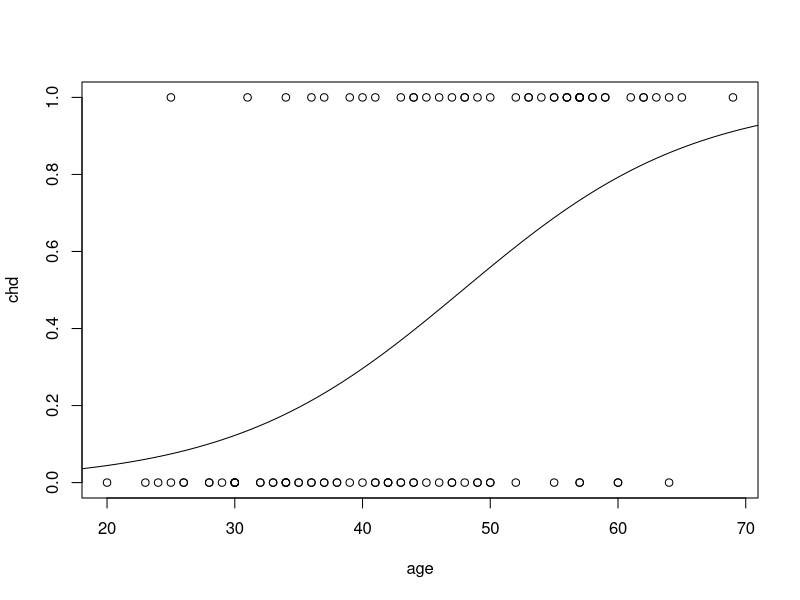
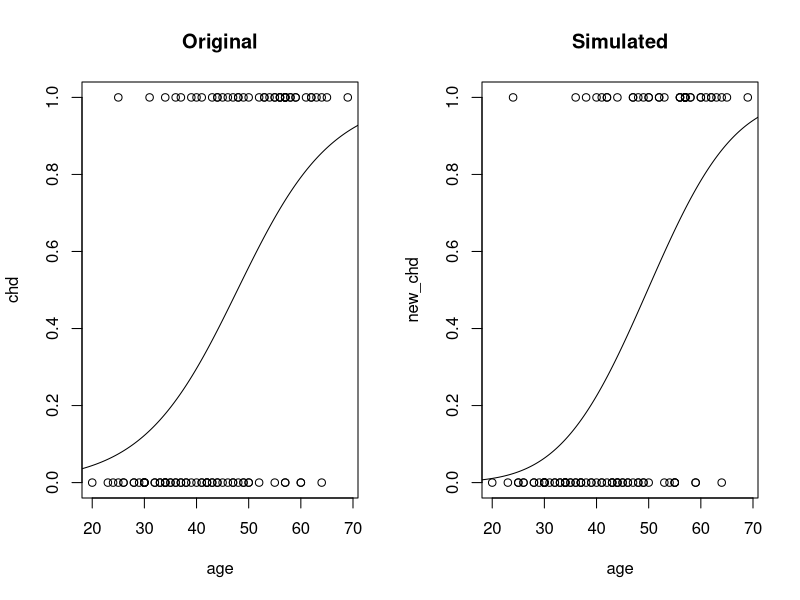
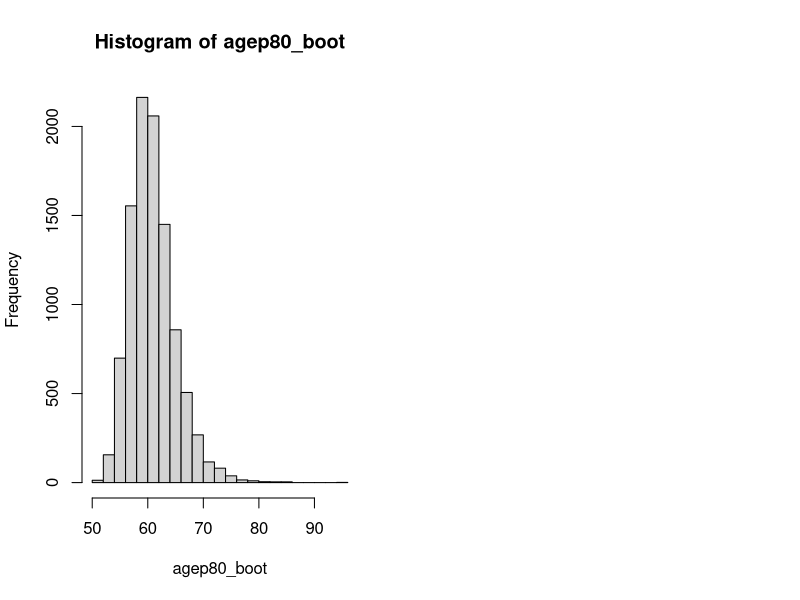

Recreate these plots in R, in order.
# Parametric bootstrapping

setwd("/Users/tarineccleston/Documents/Masters/STATS 762/regression-for-DS/w2")

# a bit of a throwback
chd_df = read.table("chd.data", header = TRUE)
chd_fit = glm(chd ~ age, family = "binomial", data = chd_df)

summary(chd_fit)
plot(chd ~ age, data = chd_df)
xx = seq(10, 80, length.out = 1000)
yy = predict(chd_fit, newdata = data.frame(age = xx), type = "response")
lines(xx, yy)
  
# How do we estimate the age which you are 80% likely to get CHD?
# Bootstrapping is simulating data consistent with the model instead of collecting more data.
# Assuming model is true

# Create new matrix, age from sample, and predicted likelihood of chd to the response
cbind(chd_df$age, fitted(chd_fit))

# flipping "coin" for each person from age 20 -> 63
n_people = nrow(chd_df)
new_chd = rbinom(n_people, 1, predict(chd_fit, type = "response"))

# comparison between real and simulated responce
par(mfrow = c(1, 2))
plot(chd ~ age, data = chd_df, main = "Original")
yy = predict(chd_fit, newdata = data.frame(age = xx), type = "response")
lines(xx, yy)
plot(new_chd ~ age, data = chd_df, main = "Simulated")

# fit binomial model
new_fit = glm(new_chd ~ age, family = binomial("probit"), data = chd_df)
yy = predict(new_fit, newdata = data.frame(age = xx), type = "response")
lines(xx, yy)

# create multiple simulations to calculate estimates for int and co-eff, and then calculate SE, SD
# can run simulations instead of calculating values using maths/theory
n_boots = 10000
coef_boot = matrix(0, nrow = n_boots, ncol = 2)
agep80_boot = numeric(n_boots)
for (i in 1:n_boots){
  chd_boot = rbinom(n_people, 1, predict(chd_fit, type = "response"))
  fit_boot = glm(chd_boot ~ age, family = binomial(link = "probit"), data = chd_df)
  coef_boot[i, ] = coef(fit_boot)
  agep80_boot[i] = (0.84162 - coef(fit_boot)[1])/coef(fit_boot)[2]
}
  
# Let's see how we did with the estimated coefficients, comparing them to theory

# SE from summary()
summary(chd_fit)$coef[,2]
# SE from the boostrap
apply(coef_boot, 2, sd)
## not sure why the standard errors are really far apart

# estimate from the real data
agep80_est = (0.84162 - coef(chd_fit)[1]/coef(chd_fit)[2])
agep80_est
# the standard error calculated by bootstrap
agep80_se = sd(agep80_boot)

# we can use standard theory (i.e assuming a normal sampling dist) to get a
# confidence interval
c(agep80_est - qnorm(0.975)*agep80_se, agep80_est + 1.96*agep80_se)

hist(agep80_boot, breaks = 20)

# there's a better way to do all of this which doesn't require us to assume the sampling 
# distribution for the estimator (beta coefficients) is normal
# the histogram shows that the data is slightly right-skewed